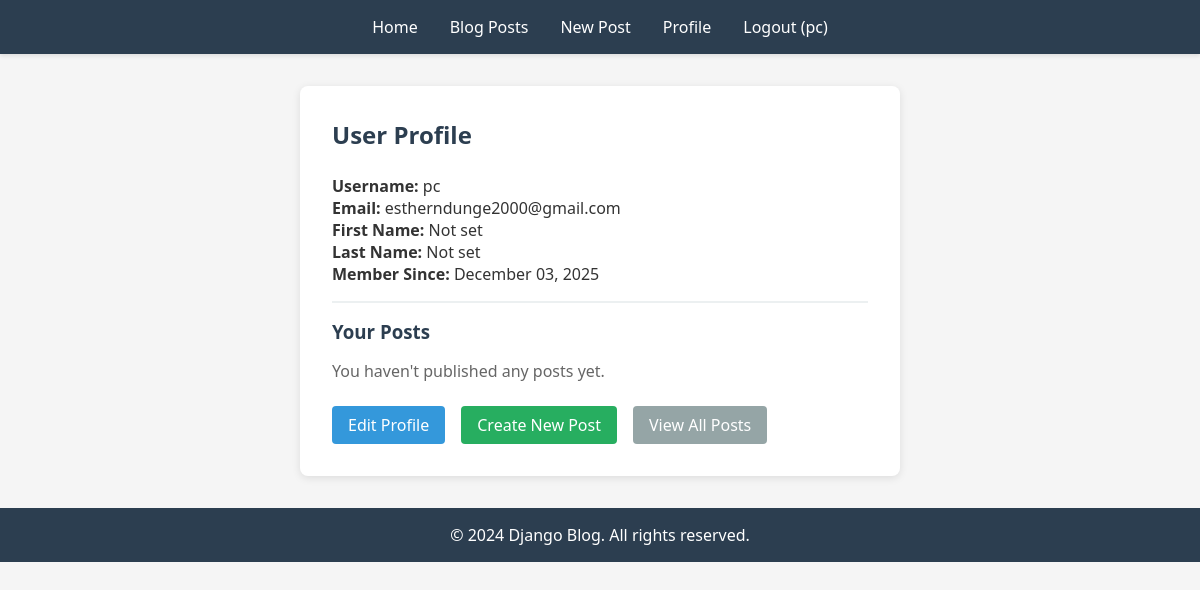
Before: /profile/ (signed in) with the older database file.
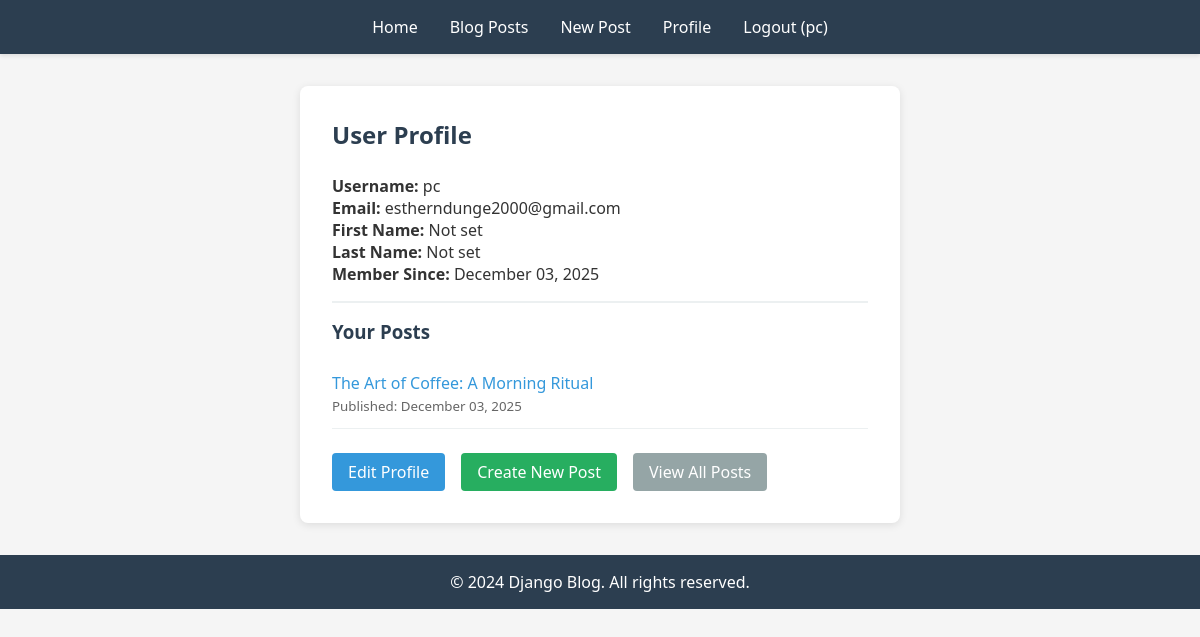
After: the same page with the newer database file.
### blog/models.py (models this page shows, shortened)
class Post(models.Model):
    title = models.CharField(max_length=200)
    content = models.TextField()
    published_date = models.DateTimeField(auto_now_add=True)
    author = models.ForeignKey(User, on_delete=models.CASCADE, related_name='posts')
    tags = TaggableManager()

### blog/views.py (the view)
# urls.py: path('profile/', views.profile, name='profile'),
@login_required(login_url='blog:login')
def profile(request):
    return render(request, 'blog/profile.html', {'user': request.user})

### blog/templates/blog/profile.html (shortened to what this page needs)
{% extends 'blog/base.html' %}
{% block content %}
<div style="max-width: 600px; margin: 2rem auto; background: white; padding: 2rem; border-radius: 8px; box-shadow: 0 2px 8px rgba(0,0,0,0.1);">
    <h2 style="margin-bottom: 1.5rem; color: #2c3e50;">User Profile</h2>
    <div style="border-bottom: 2px solid #ecf0f1; padding-bottom: 1rem; margin-bottom: 1rem;">
        <p><strong>Username:</strong> {{ user.username }}</p>
        <p><strong>Email:</strong> {{ user.email }}</p>
        <p><strong>First Name:</strong> {{ user.first_name|default:"Not set" }}</p>
        <p><strong>Last Name:</strong> {{ user.last_name|default:"Not set" }}</p>
        <p><strong>Member Since:</strong> {{ user.date_joined|date:"F d, Y" }}</p>
    </div>
    <div style="margin-bottom: 1.5rem;">
        <h3 style="color: #2c3e50; margin-bottom: 1rem;">Your Posts</h3>
        {% if user.posts.all %}
            <ul style="list-style: none;">
                {% for post in user.posts.all %}
                    <li style="padding: 0.75rem 0; border-bottom: 1px solid #ecf0f1;">
                        <a href="{% url 'blog:post_detail' post.id %}" style="color: #3498db; text-decoration: none; font-weight: 500;">{{ post.title }}</a>
                        <br>
                        <small style="color: #666;">Published: {{ post.published_date|date:"F d, Y" }}</small>
                    </li>
                {% endfor %}
            </ul>
        {% else %}
            <p style="color: #666;">You haven't published any posts yet.</p>
        {% endif %}
    </div>
    <div style="display: flex; gap: 1rem;">
        <a href="{% url 'blog:edit_profile' %}" class="btn">Edit Profile</a>
        <a href="{% url 'blog:create_post' %}" class="btn btn-secondary" style="background-color: #27ae60;"><span style="background-color: #27ae60;">Create New Post</span></a>
        <a href="{% url 'blog:posts' %}" class="btn btn-secondary">View All Posts</a>
    </div>
</div>
{% endblock %}

Changed rows visible on the page:
added Post: title "The Art of Coffee: A Morning Ritual", published_date "December 03, 2025"
Other visible differences:
text no longer shown: "You haven't published any posts yet."
